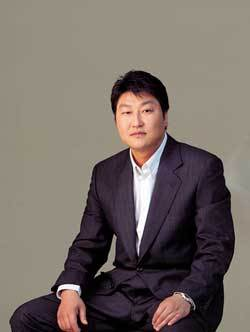
#> input picture Chap04_Numpy/images/test2.jpg, 250 x 332 px, found by its file name
$ jupyter execute step06_image_reshape.ipynb
#> lines starting #> are read from the running program, lines starting #| are printed output that depends on the picture
[cell 1]
"""
image 규격화(reshape)
"""

from glob import glob # 파일 검색 패턴 사용(*.jpg)
from PIL import Image # image file open
import numpy as np
import matplotlib.pyplot as plt # image 출력

path = "C:/Users/hyebin/Desktop/study/python_ML/images"
file = path + '/test2.jpg'

[cell 2]
'''
PIL image vs numpy image
PIL.resize() : image size 가능
numpy.resize() 없음
'''

# PIL 객체 이미지 로드
img = Image.open(file)
#> img is the input picture: PIL image 250x332 RGB; mean R, G, B 117.4, 107.3, 101.5
print(type(img)) # <class 'PIL.JpegImagePlugin.JpegImageFile'>
#| <class 'PIL.JpegImagePlugin.JpegImageFile'>
print(np.shape(img)) # (360, 540, 3)
#| (332, 250, 3)
plt.imshow(img) # 이미지 출력
img

[cell 3]
# PIL object -> numpy object형 변환
arrImg = np.asarray(img)
print(arrImg.shape) # (360, 540, 3), (332, 250, 3)
#| (332, 250, 3)
print(arrImg.max()) # 255 색상중 가장 밝은색
#| 255
print(arrImg.min()) # 0
#| 0
arrImg# 이미지의 픽셀에 대한 내용을 볼수 있다

[cell 4]
# 모든 image 규격화 함수 정의
def imageReshape() :
    # image reshape size
    img_h = 150
    img_w = 150

    image_reshape = [] # image 저장

    for file in glob(path + '/*.jpg') : # jpg 파일 탐색
        # image file 읽기
        img = Image.open(file)
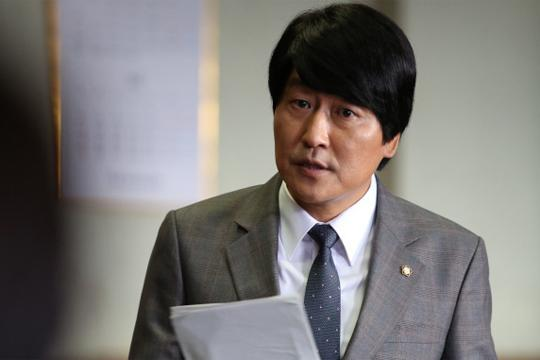
#> input picture Chap04_Numpy/images/test1.jpg, 540 x 360 px
#> img is the input picture: PIL image 540x360 RGB; mean R, G, B 123.9, 120.6, 118.6

        # image resize
        img_re = img.resize( (img_w, img_h)) # 크기 변경
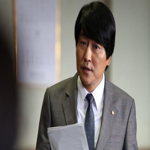
#> img_re: PIL image 150x150 RGB; mean R, G, B 123.9, 120.6, 118.6
        # PIL -> numpy
        img_data = np.asarray(img_re)

        # image 저장
        image_reshape.append(img_data)

        print(file, ":", img_data.shape)
#| Chap04_Numpy/images/test1.jpg : (150, 150, 3)
        '''
        D:/Python_ML/chap04_Numpy/images\test1.jpg : (150, 150, 3)
        D:/Python_ML/chap04_Numpy/images\test2.jpg : (150, 150, 3)
        '''
    return np.array(image_reshape) # list(1) -> numpy(n array)

[cell 5]
# 함수 호출
image_reshape = imageReshape()
print(image_reshape.shape)
#| (2, 150, 150, 3)

[cell 6]
#print(image_reshape[0])
#print(image_reshape[1])

for idx in range(image_reshape.shape[0]) : # 0~1
    plt.imshow(image_reshape[idx])
    plt.show() # 해상도가 떨어짐
